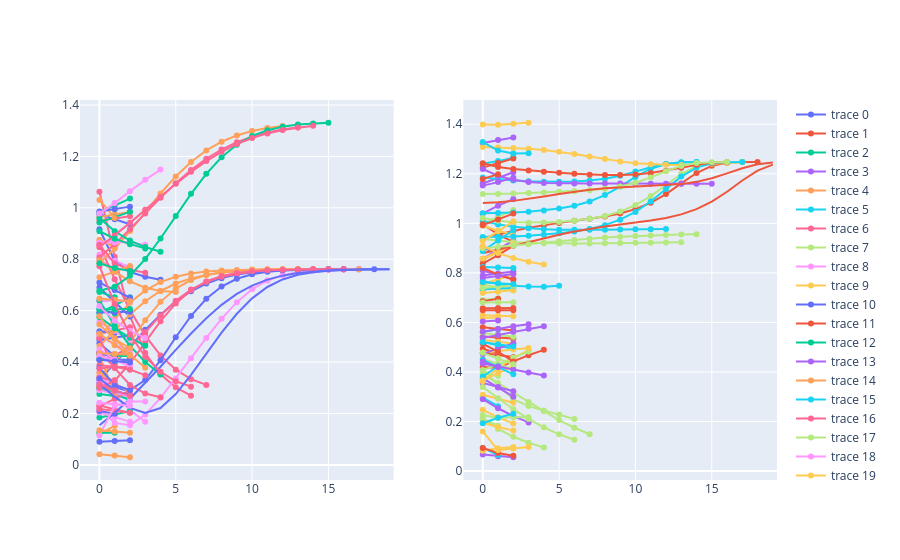

Source (notebook cell):
### Code cell
import plotly.graph_objects as go
from plotly.subplots import make_subplots

fig = make_subplots(rows=1, cols=2)
for arr_A, arr_B in zip(diff_norms_A, diff_norms_B):
    fig.add_trace(go.Scatter(x=list(range(len(arr_A))), y=arr_A), row=1, col=1)
    fig.add_trace(go.Scatter(x=list(range(len(arr_B))), y=arr_B), row=1, col=2)
fig.show()

### Figure 1 — Plotly figure (JSON) as saved in the notebook; plotly's stock layout.template omitted (floating-point values rounded to 4 significant figures)
{"data": [{"type": "scatter", "x": [0, 1, 2], "xaxis": "x", "y": [0.3192, 0.3009, 0.2852], "yaxis": "y"}, {"type": "scatter", "x": [0, 1, 2], "xaxis": "x2", "y": [0.5429, 0.539, 0.535], "yaxis": "y2"}, {"type": "scatter", "x": [0, 1, 2], "xaxis": "x", "y": [0.5898, 0.6195, 0.6519], "yaxis": "y"}, {"type": "scatter", "x": [0, 1, 2], "xaxis": "x2", "y": [1.161, 1.184, 1.206], "yaxis": "y2"}, {"type": "scatter", "x": [0, 1, 2], "xaxis": "x", "y": [0.3033, 0.2847, 0.2656], "yaxis": "y"}, {"type": "scatter", "x": [0, 1, 2], "xaxis": "x2", "y": [0.7316, 0.7416, 0.753], "yaxis": "y2"}, {"type": "scatter", "x": [0, 1, 2, 3, 4, 5, 6], "xaxis": "x", "y": [1.062, 0.8092, 0.5797, 0.4353, 0.3522, 0.3018, 0.269], "yaxis": "y"}, {"type": "scatter", "x": [0, 1, 2, 3, 4, 5, 6], "xaxis": "x2", "y": [0.4133, 0.3452, 0.2907, 0.2622, 0.2444, 0.2282, 0.2105], "yaxis": "y2"}, {"type": "scatter", "x": [0, 1], "xaxis": "x", "y": [0.7967, 0.7636], "yaxis": "y"}, {"type": "scatter", "x": [0, 1], "xaxis": "x2", "y": [0.6179, 0.6198], "yaxis": "y2"}, {"type": "scatter", "x": [0, 1, 2, 3, 4, 5, 6, 7, 8, 9, 10, 11, 12, 13, 14, 15, 16, 17, 18], "xaxis": "x", "y": [0.3294, 0.3949, 0.4612, 0.5254, 0.5843, 0.6349, 0.6754, 0.7055, 0.7264, 0.7402, 0.7489, 0.7543, 0.7575, 0.7593, 0.7604, 0.7609, 0.7612, 0.7614, 0.7614], "yaxis": "y"}, {"type": "scatter", "x": [0, 1, 2, 3, 4, 5, 6, 7, 8, 9, 10, 11, 12, 13, 14, 15, 16, 17, 18], "xaxis": "x2", "y": [0.9399, 0.9553, 0.9694, 0.9819, 0.9927, 1.002, 1.01, 1.018, 1.027, 1.04, 1.057, 1.083, 1.118, 1.161, 1.203, 1.232, 1.244, 1.247, 1.248], "yaxis": "y2"}, {"type": "scatter", "x": [0, 1, 2], "xaxis": "x", "y": [0.4318, 0.43, 0.4269], "yaxis": "y"}, {"type": "scatter", "x": [0, 1, 2], "xaxis": "x2", "y": [1.04, 1.072, 1.098], "yaxis": "y2"}, {"type": "scatter", "x": [0, 1], "xaxis": "x", "y": [0.1197, 0.1522], "yaxis": "y"}, {"type": "scatter", "x": [0, 1], "xaxis": "x2", "y": [0.2969, 0.2618], "yaxis": "y2"}, {"type": "scatter", "x": [0, 1, 2, 3, 4, 5, 6, 7], "xaxis": "x", "y": [0.8553, 0.7219, 0.6023, 0.5029, 0.4259, 0.3704, 0.3335, 0.3111], "yaxis": "y"}, {"type": "scatter", "x": [0, 1, 2, 3, 4, 5, 6, 7], "xaxis": "x2", "y": [0.3912, 0.3557, 0.3178, 0.2789, 0.2411, 0.206, 0.175, 0.1487], "yaxis": "y2"}, {"type": "scatter", "x": [0, 1, 2, 3], "xaxis": "x", "y": [0.3591, 0.274, 0.2133, 0.1675], "yaxis": "y"}, {"type": "scatter", "x": [0, 1, 2, 3], "xaxis": "x2", "y": [1.399, 1.398, 1.403, 1.406], "yaxis": "y2"}, {"type": "scatter", "x": [0, 1, 2, 3, 4], "xaxis": "x", "y": [0.9165, 0.794, 0.7501, 0.7316, 0.7204], "yaxis": "y"}, {"type": "scatter", "x": [0, 1, 2, 3, 4], "xaxis": "x2", "y": [0.4198, 0.4161, 0.4425, 0.4678, 0.4894], "yaxis": "y2"}, {"type": "scatter", "x": [0, 1, 2], "xaxis": "x", "y": [0.2938, 0.2793, 0.2677], "yaxis": "y"}, {"type": "scatter", "x": [0, 1, 2], "xaxis": "x2", "y": [1.325, 1.337, 1.346], "yaxis": "y2"}, {"type": "scatter", "x": [0, 1, 2], "xaxis": "x", "y": [0.04136, 0.03684, 0.02974], "yaxis": "y"}, {"type": "scatter", "x": [0, 1, 2], "xaxis": "x2", "y": [0.5221, 0.508, 0.4923], "yaxis": "y2"}, {"type": "scatter", "x": [0, 1, 2], "xaxis": "x", "y": [0.51, 0.5213, 0.5352], "yaxis": "y"}, {"type": "scatter", "x": [0, 1, 2], "xaxis": "x2", "y": [0.9981, 1.025, 1.054], "yaxis": "y2"}, {"type": "scatter", "x": [0, 1, 2], "xaxis": "x", "y": [0.4356, 0.4313, 0.4285], "yaxis": "y"}, {"type": "scatter", "x": [0, 1, 2], "xaxis": "x2", "y": [0.8529, 0.8832, 0.9166], "yaxis": "y2"}, {"type": "scatter", "x": [0, 1, 2], "xaxis": "x", "y": [0.4735, 0.4225, 0.3794], "yaxis": "y"}, {"type": "scatter", "x": [0, 1, 2], "xaxis": "x2", "y": [0.4768, 0.4689, 0.4605], "yaxis": "y2"}, {"type": "scatter", "x": [0, 1, 2], "xaxis": "x", "y": [0.3053, 0.2755, 0.2522], "yaxis": "y"}, {"type": "scatter", "x": [0, 1, 2], "xaxis": "x2", "y": [0.3559, 0.3398, 0.322], "yaxis": "y2"}, {"type": "scatter", "x": [0, 1, 2, 3, 4, 5, 6, 7, 8, 9, 10, 11, 12, 13, 14], "xaxis": "x", "y": [0.3459, 0.3947, 0.4766, 0.5623, 0.6341, 0.6859, 0.7191, 0.7386, 0.7494, 0.7552, 0.7583, 0.7598, 0.7606, 0.761, 0.7612], "yaxis": "y"}, {"type": "scatter", "x": [0, 1, 2, 3, 4, 5, 6, 7, 8, 9, 10, 11, 12, 13, 14], "xaxis": "x2", "y": [1.185, 1.178, 1.173, 1.17, 1.168, 1.168, 1.169, 1.173, 1.18, 1.192, 1.209, 1.227, 1.24, 1.246, 1.247], "yaxis": "y2"}, {"type": "scatter", "x": [0, 1, 2], "xaxis": "x", "y": [0.9495, 0.9589, 0.9671], "yaxis": "y"}, {"type": "scatter", "x": [0, 1, 2], "xaxis": "x2", "y": [0.7532, 0.7402, 0.7294], "yaxis": "y2"}, {"type": "scatter", "x": [0, 1, 2], "xaxis": "x", "y": [0.8186, 0.7942, 0.7691], "yaxis": "y"}, {"type": "scatter", "x": [0, 1, 2], "xaxis": "x2", "y": [0.629, 0.6272, 0.6252], "yaxis": "y2"}, {"type": "scatter", "x": [0, 1, 2], "xaxis": "x", "y": [0.9753, 0.956, 0.9359], "yaxis": "y"}, {"type": "scatter", "x": [0, 1, 2], "xaxis": "x2", "y": [0.6495, 0.6491, 0.6488], "yaxis": "y2"}, {"type": "scatter", "x": [0, 1, 2], "xaxis": "x", "y": [0.2758, 0.2676, 0.2652], "yaxis": "y"}, {"type": "scatter", "x": [0, 1, 2], "xaxis": "x2", "y": [0.0664, 0.05977, 0.05578], "yaxis": "y2"}, {"type": "scatter", "x": [0, 1, 2], "xaxis": "x", "y": [0.3589, 0.318, 0.2824], "yaxis": "y"}, {"type": "scatter", "x": [0, 1, 2], "xaxis": "x2", "y": [1.241, 1.251, 1.265], "yaxis": "y2"}, {"type": "scatter", "x": [0, 1], "xaxis": "x", "y": [0.3067, 0.2914], "yaxis": "y"}, {"type": "scatter", "x": [0, 1], "xaxis": "x2", "y": [0.6907, 0.6973], "yaxis": "y2"}, {"type": "scatter", "x": [0, 1, 2], "xaxis": "x", "y": [0.3405, 0.3127, 0.2878], "yaxis": "y"}, {"type": "scatter", "x": [0, 1, 2], "xaxis": "x2", "y": [0.5291, 0.5224, 0.5151], "yaxis": "y2"}, {"type": "scatter", "x": [0, 1, 2], "xaxis": "x", "y": [0.09021, 0.09341, 0.09603], "yaxis": "y"}, {"type": "scatter", "x": [0, 1, 2], "xaxis": "x2", "y": [0.5802, 0.574, 0.5673], "yaxis": "y2"}, {"type": "scatter", "x": [0, 1, 2], "xaxis": "x", "y": [0.4143, 0.4098, 0.4066], "yaxis": "y"}, {"type": "scatter", "x": [0, 1, 2], "xaxis": "x2", "y": [0.8571, 0.8926, 0.931], "yaxis": "y2"}, {"type": "scatter", "x": [0, 1, 2, 3, 4, 5, 6, 7, 8, 9, 10, 11, 12, 13, 14], "xaxis": "x", "y": [0.4947, 0.5674, 0.6308, 0.6786, 0.7111, 0.7318, 0.7444, 0.7518, 0.7561, 0.7585, 0.7599, 0.7606, 0.761, 0.7612, 0.7613], "yaxis": "y"}, {"type": "scatter", "x": [0, 1, 2, 3, 4, 5, 6, 7, 8, 9, 10, 11, 12, 13, 14], "xaxis": "x2", "y": [1.041, 1.041, 1.044, 1.047, 1.052, 1.06, 1.071, 1.088, 1.114, 1.148, 1.187, 1.221, 1.24, 1.246, 1.247], "yaxis": "y2"}, {"type": "scatter", "x": [0, 1], "xaxis": "x", "y": [0.3391, 0.3297], "yaxis": "y"}, {"type": "scatter", "x": [0, 1], "xaxis": "x2", "y": [0.2108, 0.1832], "yaxis": "y2"}, {"type": "scatter", "x": [0, 1, 2, 3], "xaxis": "x", "y": [0.868, 0.8731, 0.8637, 0.8565], "yaxis": "y"}, {"type": "scatter", "x": [0, 1, 2, 3], "xaxis": "x2", "y": [0.3629, 0.4159, 0.4563, 0.4879], "yaxis": "y2"}, {"type": "scatter", "x": [0, 1], "xaxis": "x", "y": [0.5196, 0.5145], "yaxis": "y"}, {"type": "scatter", "x": [0, 1], "xaxis": "x2", "y": [0.6857, 0.6958], "yaxis": "y2"}, {"type": "scatter", "x": [0, 1], "xaxis": "x", "y": [0.6066, 0.5889], "yaxis": "y"}, {"type": "scatter", "x": [0, 1], "xaxis": "x2", "y": [0.6034, 0.6076], "yaxis": "y2"}, {"type": "scatter", "x": [0, 1, 2, 3, 4, 5, 6, 7, 8, 9, 10, 11, 12], "xaxis": "x", "y": [0.7854, 0.8419, 0.9096, 0.983, 1.056, 1.122, 1.178, 1.223, 1.257, 1.282, 1.299, 1.311, 1.319], "yaxis": "y"}, {"type": "scatter", "x": [0, 1, 2, 3, 4, 5, 6, 7, 8, 9, 10, 11, 12], "xaxis": "x2", "y": [1.01, 0.9958, 0.9862, 0.98, 0.9763, 0.9745, 0.9739, 0.974, 0.9745, 0.9752, 0.9759, 0.9766, 0.9772], "yaxis": "y2"}, {"type": "scatter", "x": [0, 1, 2, 3, 4, 5, 6, 7, 8, 9, 10, 11, 12, 13, 14, 15, 16, 17], "xaxis": "x", "y": [0.432, 0.4263, 0.4579, 0.5162, 0.5813, 0.6385, 0.6819, 0.712, 0.7315, 0.7437, 0.7512, 0.7556, 0.7581, 0.7596, 0.7603, 0.7608, 0.761, 0.7611], "yaxis": "y"}, {"type": "scatter", "x": [0, 1, 2, 3, 4, 5, 6, 7, 8, 9, 10, 11, 12, 13, 14, 15, 16, 17], "xaxis": "x2", "y": [1.021, 1.01, 1.005, 1.002, 1.003, 1.006, 1.011, 1.018, 1.03, 1.048, 1.074, 1.11, 1.155, 1.199, 1.23, 1.244, 1.247, 1.248], "yaxis": "y2"}, {"type": "scatter", "x": [0, 1, 2, 3, 4, 5, 6, 7, 8, 9, 10, 11, 12, 13, 14, 15, 16, 17], "xaxis": "x", "y": [0.2202, 0.1634, 0.1545, 0.1951, 0.2609, 0.3364, 0.4152, 0.4937, 0.5681, 0.6329, 0.6832, 0.7174, 0.7381, 0.7495, 0.7555, 0.7586, 0.7601, 0.7608], "yaxis": "y"}, {"type": "scatter", "x": [0, 1, 2, 3, 4, 5, 6, 7, 8, 9, 10, 11, 12, 13, 14, 15, 16, 17], "xaxis": "x2", "y": [1.308, 1.306, 1.305, 1.301, 1.296, 1.289, 1.28, 1.27, 1.26, 1.25, 1.243, 1.238, 1.236, 1.236, 1.237, 1.24, 1.244, 1.246], "yaxis": "y2"}, {"type": "scatter", "x": [0, 1, 2], "xaxis": "x", "y": [0.7091, 0.6804, 0.6503], "yaxis": "y"}, {"type": "scatter", "x": [0, 1, 2], "xaxis": "x2", "y": [0.9961, 0.9561, 0.9242], "yaxis": "y2"}, {"type": "scatter", "x": [0, 1, 2], "xaxis": "x", "y": [0.4333, 0.4257, 0.4227], "yaxis": "y"}, {"type": "scatter", "x": [0, 1, 2], "xaxis": "x2", "y": [1.152, 1.166, 1.184], "yaxis": "y2"}, {"type": "scatter", "x": [0, 1, 2], "xaxis": "x", "y": [0.9642, 0.9736, 0.9839], "yaxis": "y"}, {"type": "scatter", "x": [0, 1, 2], "xaxis": "x2", "y": [0.734, 0.7366, 0.7394], "yaxis": "y2"}, {"type": "scatter", "x": [0, 1], "xaxis": "x", "y": [0.4371, 0.3793], "yaxis": "y"}, {"type": "scatter", "x": [0, 1], "xaxis": "x2", "y": [0.3952, 0.3837], "yaxis": "y2"}, {"type": "scatter", "x": [0, 1, 2], "xaxis": "x", "y": [0.2905, 0.2771, 0.2638], "yaxis": "y"}, {"type": "scatter", "x": [0, 1, 2], "xaxis": "x2", "y": [0.7543, 0.773, 0.7947], "yaxis": "y2"}, {"type": "scatter", "x": [0, 1, 2], "xaxis": "x", "y": [0.69, 0.6335, 0.5776], "yaxis": "y"}, {"type": "scatter", "x": [0, 1, 2], "xaxis": "x2", "y": [0.4938, 0.4745, 0.452], "yaxis": "y2"}, {"type": "scatter", "x": [0, 1], "xaxis": "x", "y": [0.6729, 0.6519], "yaxis": "y"}, {"type": "scatter", "x": [0, 1], "xaxis": "x2", "y": [0.9024, 0.8772], "yaxis": "y2"}, {"type": "scatter", "x": [0, 1], "xaxis": "x", "y": [0.8761, 0.8476], "yaxis": "y"}, {"type": "scatter", "x": [0, 1], "xaxis": "x2", "y": [0.5612, 0.572], "yaxis": "y2"}, {"type": "scatter", "x": [0, 1, 2], "xaxis": "x", "y": [0.2323, 0.2156, 0.2025], "yaxis": "y"}, {"type": "scatter", "x": [0, 1, 2], "xaxis": "x2", "y": [0.4537, 0.433, 0.4102], "yaxis": "y2"}, {"type": "scatter", "x": [0, 1, 2], "xaxis": "x", "y": [0.5544, 0.5212, 0.4862], "yaxis": "y"}, {"type": "scatter", "x": [0, 1, 2], "xaxis": "x2", "y": [0.9903, 0.9704, 0.9544], "yaxis": "y2"}, {"type": "scatter", "x": [0, 1, 2], "xaxis": "x", "y": [0.4085, 0.4071, 0.4104], "yaxis": "y"}, {"type": "scatter", "x": [0, 1, 2], "xaxis": "x2", "y": [1.225, 1.243, 1.262], "yaxis": "y2"}, {"type": "scatter", "x": [0, 1, 2], "xaxis": "x", "y": [0.1846, 0.1956, 0.21], "yaxis": "y"}, {"type": "scatter", "x": [0, 1, 2], "xaxis": "x2", "y": [0.3738, 0.3377, 0.3004], "yaxis": "y2"}, {"type": "scatter", "x": [0, 1], "xaxis": "x", "y": [0.4217, 0.2808], "yaxis": "y"}, {"type": "scatter", "x": [0, 1], "xaxis": "x2", "y": [0.09333, 0.06464], "yaxis": "y2"}, {"type": "scatter", "x": [0, 1, 2, 3, 4, 5, 6, 7, 8, 9, 10, 11, 12, 13], "xaxis": "x", "y": [0.8064, 0.8588, 0.917, 0.9781, 1.039, 1.096, 1.147, 1.191, 1.227, 1.255, 1.277, 1.293, 1.305, 1.313], "yaxis": "y"}, {"type": "scatter", "x": [0, 1, 2, 3, 4, 5, 6, 7, 8, 9, 10, 11, 12, 13], "xaxis": "x2", "y": [0.937, 0.9298, 0.9247, 0.9214, 0.9194, 0.9185, 0.9184, 0.9188, 0.9195, 0.9204, 0.9213, 0.9221, 0.923, 0.9237], "yaxis": "y2"}, {"type": "scatter", "x": [0, 1, 2], "xaxis": "x", "y": [0.8648, 0.865, 0.8664], "yaxis": "y"}, {"type": "scatter", "x": [0, 1, 2], "xaxis": "x2", "y": [0.7192, 0.7242, 0.7298], "yaxis": "y2"}, {"type": "scatter", "x": [0, 1, 2], "xaxis": "x", "y": [0.4375, 0.414, 0.3907], "yaxis": "y"}, {"type": "scatter", "x": [0, 1, 2], "xaxis": "x2", "y": [0.6574, 0.6581, 0.6588], "yaxis": "y2"}, {"type": "scatter", "x": [0, 1, 2], "xaxis": "x", "y": [0.9432, 0.9627, 0.9843], "yaxis": "y"}, {"type": "scatter", "x": [0, 1, 2], "xaxis": "x2", "y": [0.7899, 0.7978, 0.806], "yaxis": "y2"}, {"type": "scatter", "x": [0, 1, 2, 3, 4, 5], "xaxis": "x", "y": [0.7963, 0.7514, 0.7141, 0.6891, 0.6762, 0.6729], "yaxis": "y"}, {"type": "scatter", "x": [0, 1, 2, 3, 4, 5], "xaxis": "x2", "y": [0.7663, 0.7553, 0.7483, 0.7448, 0.7446, 0.7476], "yaxis": "y2"}, {"type": "scatter", "x": [0, 1, 2], "xaxis": "x", "y": [0.2278, 0.2568, 0.2901], "yaxis": "y"}, {"type": "scatter", "x": [0, 1, 2], "xaxis": "x2", "y": [0.7394, 0.7441, 0.7489], "yaxis": "y2"}, {"type": "scatter", "x": [0, 1, 2], "xaxis": "x", "y": [0.5002, 0.4685, 0.4412], "yaxis": "y"}, {"type": "scatter", "x": [0, 1, 2], "xaxis": "x2", "y": [0.2474, 0.2168, 0.192], "yaxis": "y2"}, {"type": "scatter", "x": [0, 1, 2], "xaxis": "x", "y": [0.486, 0.494, 0.5046], "yaxis": "y"}, {"type": "scatter", "x": [0, 1, 2], "xaxis": "x2", "y": [0.9927, 1.015, 1.04], "yaxis": "y2"}, {"type": "scatter", "x": [0, 1, 2], "xaxis": "x", "y": [0.9827, 1.01, 1.036], "yaxis": "y"}, {"type": "scatter", "x": [0, 1, 2], "xaxis": "x2", "y": [0.8096, 0.7906, 0.7754], "yaxis": "y2"}, {"type": "scatter", "x": [0, 1, 2, 3, 4, 5, 6, 7, 8, 9, 10, 11, 12, 13, 14, 15, 16, 17], "xaxis": "x", "y": [0.4626, 0.5244, 0.5848, 0.6364, 0.6765, 0.7055, 0.7255, 0.7388, 0.7475, 0.753, 0.7564, 0.7586, 0.7598, 0.7606, 0.761, 0.7612, 0.7613, 0.7614], "yaxis": "y"}, {"type": "scatter", "x": [0, 1, 2, 3, 4, 5, 6, 7, 8, 9, 10, 11, 12, 13, 14, 15, 16, 17], "xaxis": "x2", "y": [0.9447, 0.9455, 0.9474, 0.9504, 0.9543, 0.9596, 0.9669, 0.9774, 0.9927, 1.015, 1.046, 1.088, 1.139, 1.189, 1.225, 1.242, 1.247, 1.247], "yaxis": "y2"}, {"type": "scatter", "x": [0, 1, 2, 3], "xaxis": "x", "y": [0.856, 0.7833, 0.7596, 0.7474], "yaxis": "y"}, {"type": "scatter", "x": [0, 1, 2, 3], "xaxis": "x2", "y": [0.4082, 0.4295, 0.4582, 0.4827], "yaxis": "y2"}, {"type": "scatter", "x": [0, 1, 2], "xaxis": "x", "y": [0.3256, 0.2887, 0.2616], "yaxis": "y"}, {"type": "scatter", "x": [0, 1, 2], "xaxis": "x2", "y": [0.3085, 0.2933, 0.2761], "yaxis": "y2"}, {"type": "scatter", "x": [0, 1, 2], "xaxis": "x", "y": [0.5927, 0.5935, 0.596], "yaxis": "y"}, {"type": "scatter", "x": [0, 1, 2], "xaxis": "x2", "y": [0.8373, 0.8715, 0.9091], "yaxis": "y2"}, {"type": "scatter", "x": [0, 1, 2, 3, 4, 5, 6, 7, 8, 9, 10, 11, 12, 13, 14, 15], "xaxis": "x", "y": [0.6776, 0.693, 0.7359, 0.8007, 0.8807, 0.968, 1.054, 1.132, 1.197, 1.245, 1.28, 1.302, 1.316, 1.324, 1.328, 1.331], "yaxis": "y"}, {"type": "scatter", "x": [0, 1, 2, 3, 4, 5, 6, 7, 8, 9, 10, 11, 12, 13, 14, 15], "xaxis": "x2", "y": [1.219, 1.192, 1.176, 1.167, 1.163, 1.161, 1.161, 1.161, 1.161, 1.16, 1.16, 1.16, 1.16, 1.16, 1.16, 1.16], "yaxis": "y2"}, {"type": "scatter", "x": [0, 1], "xaxis": "x", "y": [1.031, 0.9608], "yaxis": "y"}, {"type": "scatter", "x": [0, 1], "xaxis": "x2", "y": [0.3817, 0.4232], "yaxis": "y2"}, {"type": "scatter", "x": [0, 1, 2], "xaxis": "x", "y": [0.3873, 0.3818, 0.3796], "yaxis": "y"}, {"type": "scatter", "x": [0, 1, 2], "xaxis": "x2", "y": [0.6806, 0.6811, 0.6817], "yaxis": "y2"}, {"type": "scatter", "x": [0, 1, 2], "xaxis": "x", "y": [0.6358, 0.6408, 0.6354], "yaxis": "y"}, {"type": "scatter", "x": [0, 1, 2], "xaxis": "x2", "y": [0.3653, 0.3955, 0.4221], "yaxis": "y2"}, {"type": "scatter", "x": [0, 1, 2, 3, 4, 5, 6, 7, 8, 9, 10, 11, 12, 13, 14, 15, 16], "xaxis": "x", "y": [0.3778, 0.3106, 0.2912, 0.3301, 0.4075, 0.4966, 0.5795, 0.6463, 0.6938, 0.724, 0.7416, 0.7512, 0.7562, 0.7588, 0.7602, 0.7608, 0.7611], "yaxis": "y"}, {"type": "scatter", "x": [0, 1, 2, 3, 4, 5, 6, 7, 8, 9, 10, 11, 12, 13, 14, 15, 16], "xaxis": "x2", "y": [1.243, 1.228, 1.219, 1.213, 1.208, 1.204, 1.2, 1.197, 1.195, 1.195, 1.198, 1.203, 1.212, 1.225, 1.237, 1.244, 1.247], "yaxis": "y2"}, {"type": "scatter", "x": [0, 1, 2, 3, 4], "xaxis": "x", "y": [0.6391, 0.5418, 0.4628, 0.4002, 0.3513], "yaxis": "y"}, {"type": "scatter", "x": [0, 1, 2, 3, 4], "xaxis": "x2", "y": [0.4339, 0.4219, 0.4101, 0.3981, 0.3855], "yaxis": "y2"}, {"type": "scatter", "x": [0, 1, 2], "xaxis": "x", "y": [0.7302, 0.7508, 0.7734], "yaxis": "y"}, {"type": "scatter", "x": [0, 1, 2], "xaxis": "x2", "y": [0.8237, 0.8214, 0.8196], "yaxis": "y2"}, {"type": "scatter", "x": [0, 1, 2, 3, 4], "xaxis": "x", "y": [0.4922, 0.3765, 0.3109, 0.2776, 0.2635], "yaxis": "y"}, {"type": "scatter", "x": [0, 1, 2, 3, 4], "xaxis": "x2", "y": [0.2131, 0.1702, 0.1386, 0.1142, 0.09517], "yaxis": "y2"}, {"type": "scatter", "x": [0, 1, 2], "xaxis": "x", "y": [0.2034, 0.1856, 0.1682], "yaxis": "y"}, {"type": "scatter", "x": [0, 1, 2], "xaxis": "x2", "y": [0.8576, 0.8855, 0.9159], "yaxis": "y2"}, {"type": "scatter", "x": [0, 1, 2], "xaxis": "x", "y": [0.9859, 0.9948, 1.005], "yaxis": "y"}, {"type": "scatter", "x": [0, 1, 2], "xaxis": "x2", "y": [0.8199, 0.7933, 0.7724], "yaxis": "y2"}, {"type": "scatter", "x": [0, 1, 2], "xaxis": "x", "y": [0.6036, 0.6042, 0.606], "yaxis": "y"}, {"type": "scatter", "x": [0, 1, 2], "xaxis": "x2", "y": [0.7793, 0.7871, 0.7957], "yaxis": "y2"}, {"type": "scatter", "x": [0, 1, 2], "xaxis": "x", "y": [0.5099, 0.4655, 0.4242], "yaxis": "y"}, {"type": "scatter", "x": [0, 1, 2], "xaxis": "x2", "y": [0.4493, 0.4215, 0.3906], "yaxis": "y2"}, {"type": "scatter", "x": [0, 1, 2, 3, 4, 5, 6, 7, 8, 9, 10, 11, 12, 13, 14, 15, 16], "xaxis": "x", "y": [0.2998, 0.328, 0.3942, 0.4774, 0.5591, 0.6279, 0.6791, 0.7134, 0.7346, 0.7468, 0.7537, 0.7574, 0.7593, 0.7604, 0.7609, 0.7612, 0.7613], "yaxis": "y"}, {"type": "scatter", "x": [0, 1, 2, 3, 4, 5, 6, 7, 8, 9, 10, 11, 12, 13, 14, 15, 16], "xaxis": "x2", "y": [1.119, 1.119, 1.12, 1.123, 1.125, 1.127, 1.13, 1.133, 1.139, 1.149, 1.164, 1.185, 1.211, 1.232, 1.243, 1.247, 1.248], "yaxis": "y2"}, {"type": "scatter", "x": [0, 1, 2], "xaxis": "x", "y": [0.449, 0.4102, 0.3827], "yaxis": "y"}, {"type": "scatter", "x": [0, 1, 2], "xaxis": "x2", "y": [0.08244, 0.09209, 0.09758], "yaxis": "y2"}, {"type": "scatter", "x": [0, 1], "xaxis": "x", "y": [0.2098, 0.1989], "yaxis": "y"}, {"type": "scatter", "x": [0, 1], "xaxis": "x2", "y": [1.179, 1.198], "yaxis": "y2"}, {"type": "scatter", "x": [0, 1, 2, 3], "xaxis": "x", "y": [0.5748, 0.5314, 0.4947, 0.4632], "yaxis": "y"}, {"type": "scatter", "x": [0, 1, 2, 3], "xaxis": "x2", "y": [0.2904, 0.2536, 0.2219, 0.1963], "yaxis": "y2"}, {"type": "scatter", "x": [0, 1, 2], "xaxis": "x", "y": [0.6469, 0.6423, 0.6366], "yaxis": "y"}, {"type": "scatter", "x": [0, 1, 2], "xaxis": "x2", "y": [0.7625, 0.7584, 0.7547], "yaxis": "y2"}, {"type": "scatter", "x": [0, 1, 2], "xaxis": "x", "y": [0.2177, 0.2109, 0.2024], "yaxis": "y"}, {"type": "scatter", "x": [0, 1, 2], "xaxis": "x2", "y": [0.5568, 0.5498, 0.5421], "yaxis": "y2"}, {"type": "scatter", "x": [0, 1, 2, 3], "xaxis": "x", "y": [0.6169, 0.561, 0.5219, 0.494], "yaxis": "y"}, {"type": "scatter", "x": [0, 1, 2, 3], "xaxis": "x2", "y": [0.479, 0.4848, 0.491, 0.4969], "yaxis": "y2"}, {"type": "scatter", "x": [0, 1, 2, 3, 4, 5, 6, 7, 8, 9, 10, 11, 12, 13, 14, 15, 16, 17, 18, 19], "xaxis": "x", "y": [0.1544, 0.202, 0.2572, 0.3178, 0.3819, 0.4472, 0.5111, 0.5706, 0.6226, 0.6651, 0.6975, 0.7206, 0.7362, 0.7462, 0.7525, 0.7564, 0.7587, 0.76, 0.7607, 0.7611], "yaxis": "y"}, {"type": "scatter", "x": [0, 1, 2, 3, 4, 5, 6, 7, 8, 9, 10, 11, 12, 13, 14, 15, 16, 17, 18, 19], "xaxis": "x2", "y": [0.8791, 0.8945, 0.91, 0.9255, 0.9404, 0.9543, 0.9668, 0.9776, 0.9869, 0.9951, 1.003, 1.011, 1.022, 1.036, 1.057, 1.087, 1.127, 1.173, 1.213, 1.237], "yaxis": "y2"}, {"type": "scatter", "x": [0, 1], "xaxis": "x", "y": [0.1254, 0.1248], "yaxis": "y"}, {"type": "scatter", "x": [0, 1], "xaxis": "x2", "y": [0.4422, 0.4198], "yaxis": "y2"}, {"type": "scatter", "x": [0, 1, 2], "xaxis": "x", "y": [0.4345, 0.4315, 0.4283], "yaxis": "y"}, {"type": "scatter", "x": [0, 1, 2], "xaxis": "x2", "y": [0.8877, 0.931, 0.9732], "yaxis": "y2"}, {"type": "scatter", "x": [0, 1, 2, 3, 4, 5, 6], "xaxis": "x", "y": [0.7731, 0.6254, 0.5073, 0.4208, 0.3621, 0.3255, 0.3044], "yaxis": "y"}, {"type": "scatter", "x": [0, 1, 2, 3, 4, 5, 6], "xaxis": "x2", "y": [0.3393, 0.2933, 0.2498, 0.2105, 0.1765, 0.1484, 0.1259], "yaxis": "y2"}, {"type": "scatter", "x": [0, 1, 2], "xaxis": "x", "y": [0.4227, 0.4073, 0.3935], "yaxis": "y"}, {"type": "scatter", "x": [0, 1, 2], "xaxis": "x2", "y": [0.1948, 0.1776, 0.164], "yaxis": "y2"}, {"type": "scatter", "x": [0, 1, 2], "xaxis": "x", "y": [0.3361, 0.2898, 0.2708], "yaxis": "y"}, {"type": "scatter", "x": [0, 1, 2], "xaxis": "x2", "y": [0.09307, 0.07275, 0.06218], "yaxis": "y2"}, {"type": "scatter", "x": [0, 1, 2], "xaxis": "x", "y": [0.7846, 0.7654, 0.754], "yaxis": "y"}, {"type": "scatter", "x": [0, 1, 2], "xaxis": "x2", "y": [0.4721, 0.4954, 0.5152], "yaxis": "y2"}, {"type": "scatter", "x": [0, 1, 2, 3], "xaxis": "x", "y": [0.5784, 0.4925, 0.4287, 0.3779], "yaxis": "y"}, {"type": "scatter", "x": [0, 1, 2, 3], "xaxis": "x2", "y": [1.328, 1.294, 1.282, 1.283], "yaxis": "y2"}, {"type": "scatter", "x": [0, 1, 2, 3], "xaxis": "x", "y": [0.3745, 0.3821, 0.3705, 0.349], "yaxis": "y"}, {"type": "scatter", "x": [0, 1, 2, 3], "xaxis": "x2", "y": [0.2264, 0.2146, 0.2174, 0.2172], "yaxis": "y2"}, {"type": "scatter", "x": [0, 1, 2, 3], "xaxis": "x", "y": [0.1147, 0.2298, 0.2468, 0.247], "yaxis": "y"}, {"type": "scatter", "x": [0, 1, 2, 3], "xaxis": "x2", "y": [0.16, 0.08468, 0.09137, 0.09702], "yaxis": "y2"}, {"type": "scatter", "x": [0, 1, 2, 3, 4, 5, 6, 7, 8, 9, 10, 11, 12, 13, 14, 15, 16, 17, 18, 19], "xaxis": "x", "y": [0.3158, 0.2645, 0.2217, 0.2022, 0.2212, 0.2755, 0.3503, 0.433, 0.5145, 0.5879, 0.6479, 0.6921, 0.7214, 0.7393, 0.7496, 0.7552, 0.7583, 0.7599, 0.7607, 0.7611], "yaxis": "y"}, {"type": "scatter", "x": [0, 1, 2, 3, 4, 5, 6, 7, 8, 9, 10, 11, 12, 13, 14, 15, 16, 17, 18, 19], "xaxis": "x2", "y": [1.082, 1.085, 1.091, 1.099, 1.109, 1.119, 1.128, 1.136, 1.141, 1.145, 1.147, 1.15, 1.153, 1.158, 1.168, 1.182, 1.202, 1.223, 1.238, 1.246], "yaxis": "y2"}, {"type": "scatter", "x": [0, 1, 2, 3, 4], "xaxis": "x", "y": [0.9607, 0.9089, 0.8725, 0.8473, 0.8289], "yaxis": "y"}, {"type": "scatter", "x": [0, 1, 2, 3, 4], "xaxis": "x2", "y": [0.5378, 0.5492, 0.562, 0.5741, 0.5847], "yaxis": "y2"}, {"type": "scatter", "x": [0, 1, 2], "xaxis": "x", "y": [0.5458, 0.489, 0.4539], "yaxis": "y"}, {"type": "scatter", "x": [0, 1, 2], "xaxis": "x2", "y": [0.1932, 0.2149, 0.2312], "yaxis": "y2"}, {"type": "scatter", "x": [0, 1, 2, 3, 4, 5, 6, 7, 8, 9, 10, 11, 12, 13, 14], "xaxis": "x", "y": [0.8466, 0.8926, 0.9415, 0.9922, 1.043, 1.093, 1.14, 1.182, 1.218, 1.248, 1.271, 1.289, 1.303, 1.312, 1.319], "yaxis": "y"}, {"type": "scatter", "x": [0, 1, 2, 3, 4, 5, 6, 7, 8, 9, 10, 11, 12, 13, 14], "xaxis": "x2", "y": [0.8999, 0.9047, 0.9101, 0.9159, 0.9219, 0.9277, 0.9332, 0.9381, 0.9424, 0.9461, 0.9491, 0.9514, 0.9534, 0.9549, 0.9561], "yaxis": "y2"}, {"type": "scatter", "x": [0, 1, 2, 3, 4], "xaxis": "x", "y": [0.9774, 1.018, 1.064, 1.109, 1.149], "yaxis": "y"}, {"type": "scatter", "x": [0, 1, 2, 3, 4], "xaxis": "x2", "y": [0.9079, 0.8802, 0.86, 0.845, 0.8335], "yaxis": "y2"}, {"type": "scatter", "x": [0, 1, 2], "xaxis": "x", "y": [0.4091, 0.4031, 0.3983], "yaxis": "y"}, {"type": "scatter", "x": [0, 1, 2], "xaxis": "x2", "y": [0.5145, 0.481, 0.4427], "yaxis": "y2"}, {"type": "scatter", "x": [0, 1, 2, 3], "xaxis": "x", "y": [0.9089, 0.8799, 0.8586, 0.8421], "yaxis": "y"}, {"type": "scatter", "x": [0, 1, 2, 3], "xaxis": "x2", "y": [0.5625, 0.5738, 0.5842, 0.5931], "yaxis": "y2"}, {"type": "scatter", "x": [0, 1, 2], "xaxis": "x", "y": [0.135, 0.1301, 0.1246], "yaxis": "y"}, {"type": "scatter", "x": [0, 1, 2], "xaxis": "x2", "y": [0.52, 0.512, 0.5033], "yaxis": "y2"}, {"type": "scatter", "x": [0, 1, 2], "xaxis": "x", "y": [0.3134, 0.2895, 0.2687], "yaxis": "y"}, {"type": "scatter", "x": [0, 1, 2], "xaxis": "x2", "y": [0.4772, 0.4554, 0.4311], "yaxis": "y2"}, {"type": "scatter", "x": [0, 1, 2], "xaxis": "x", "y": [0.2417, 0.2355, 0.2299], "yaxis": "y"}, {"type": "scatter", "x": [0, 1, 2], "xaxis": "x2", "y": [0.9285, 0.9687, 1.008], "yaxis": "y2"}], "layout": {"xaxis": {"anchor": "y", "domain": [0, 0.45]}, "xaxis2": {"anchor": "y2", "domain": [0.55, 1]}, "yaxis": {"anchor": "x", "domain": [0, 1]}, "yaxis2": {"anchor": "x2", "domain": [0, 1]}}}
